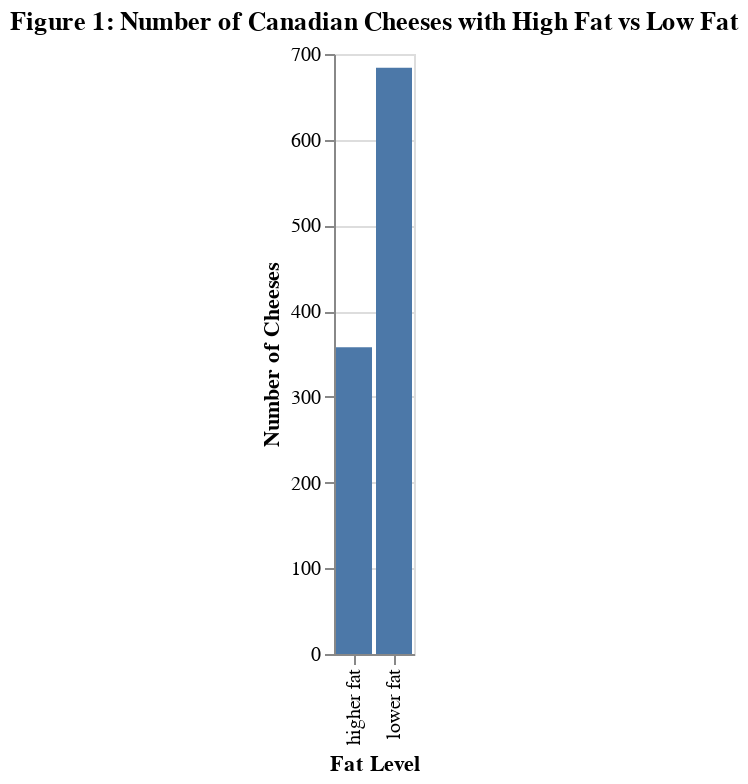

The cell this chart's notebook holds for it:
### Markdown cell above
First, let's visualize some of the data to better understand what we are working with.

### Code cell
fatlevel_plot = alt.Chart(cheese_df).mark_bar().encode(
    alt.X('FatLevel', title="Fat Level"),
    alt.Y('count()', title="Number of Cheeses", sort="x")).properties(title="Figure 1: Number of Canadian Cheeses with High Fat vs Low Fat")
fatlevel_plot

### Figure 1 — Vega-Lite specification as saved in the notebook (floating-point values rounded to 4 significant figures; data arrays with more than 128 entries replaced by an {"elided": "..."} marker saying what was removed)
{"config": {"view": {"continuousWidth": 400, "continuousHeight": 300}}, "data": {"name": "data-e6e590b5a3404c1b7074d7b56341efb1"}, "mark": "bar", "encoding": {"x": {"type": "nominal", "field": "FatLevel", "title": "Fat Level"}, "y": {"type": "quantitative", "aggregate": "count", "sort": "x", "title": "Number of Cheeses"}}, "title": "Figure 1: Number of Canadian Cheeses with High Fat vs Low Fat", "$schema": "https://vega.github.io/schema/vega-lite/v4.8.1.json", "datasets": {"data-e6e590b5a3404c1b7074d7b56341efb1": {"elided": "1042 records"}}}
